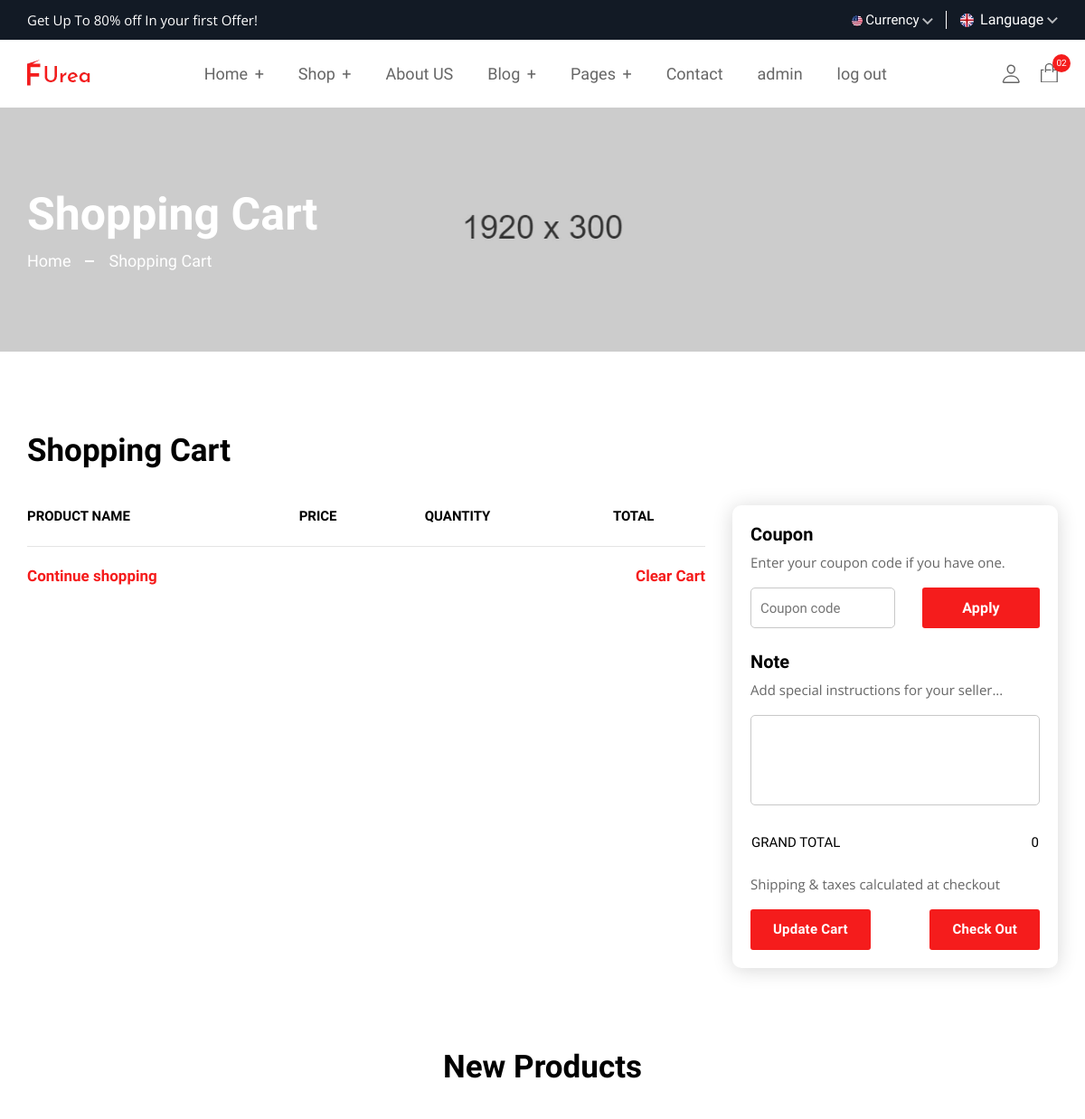
The page /shoppingCart/ (signed in, upper part) on the database as committed earlier.
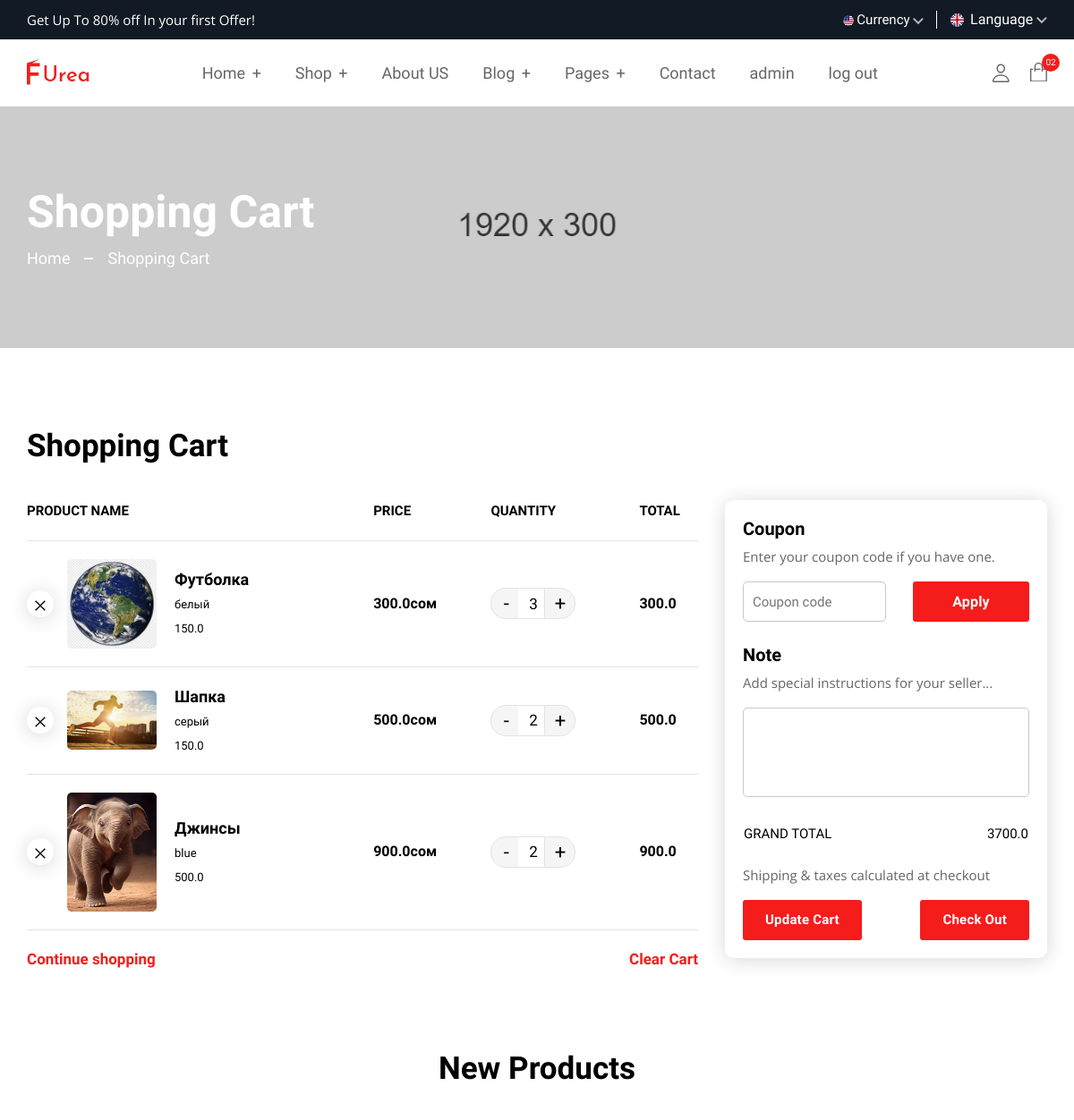
The same page on the database as committed later.
### shop_site/models.py (models this page shows)
class ShoppingCart(models.Model):
    author = models.ForeignKey(
        settings.AUTH_USER_MODEL,
        on_delete=models.CASCADE,
    )
    productObject = models.ForeignKey(Products, on_delete=models.CASCADE)
    quantity =  models.IntegerField()

class Products(models.Model):
    name = models.CharField(max_length=250)
    description = models.CharField(max_length=250)
    image = models.ImageField()
    price = models.FloatField()
    color = models.CharField(max_length=250)
    weight = models.FloatField()
    barcode = models.CharField(max_length=250)
    categoryObject = models.ForeignKey(Category, on_delete=models.CASCADE)
    brandObject = models.ForeignKey(Brands, on_delete=models.CASCADE)
    created_at = models.DateTimeField(auto_now_add=True)

### shop_site/views.py (the view)
# urls.py: path('shoppingCart/', shoppingCart, name='shoppingCart'),
def shoppingCart(request):
    if not(request.user.is_authenticated):
        return HttpResponseBadRequest('Пользователь не авторизован')
    user = request.user
    rows = ShoppingCart.objects.filter(author=user)
    totalPrice = 0
    for row in rows:
        totalPrice += row.quantity * row.productObject.price
    newProducts = Products.objects.all().order_by('created_at')[:5]
    context = {
        'rows': rows,
        'totalPrice': totalPrice,
        'newProducts': newProducts,
    }
    return render(request, 'cart.html', context)

### templates/cart.html (shortened to what the changed rows need)
{% extends 'base.html' %}
{% load static %}
{% block content %}
    <main class="main__content_wrapper">
        <section class="breadcrumb__section breadcrumb__bg">
            <div class="container-fluid">
                <div class="row row-cols-1">
                    <div class="col">
                        <div class="breadcrumb__content">
                            <h1 class="breadcrumb__content--title text-white mb-10">Shopping Cart</h1>
                        </div>
                    </div>
                </div>
            </div>
        </section>
        <section class="cart__section section--padding">
            <div class="container-fluid">
                <div class="cart__section--inner">
                    <form action="#">
                        <h2 class="cart__title mb-40">Shopping Cart</h2>
                        <div class="row">
                           <div class="col-lg-8">
                                <div class="cart__table">
                                    <table class="cart__table--inner">
                                        <thead class="cart__table--header">
                                            <tr class="cart__table--header__items">
                                                <th class="cart__table--header__list">Product name</th>
                                                <th class="cart__table--header__list">Price</th>
                                                <th class="cart__table--header__list">Quantity</th>
                                                <th class="cart__table--header__list">Total</th>
                                            </tr>
                                        </thead>
                                        <tbody class="cart__table--body">
                                            {% for row in rows %}
                                            <tr id="{{row.id}}" class="cart__table--body__items">
                                                <td class="cart__table--body__list">
                                                    <div class="cart__product d-flex align-items-center">
                                                        <button onclick="deleteShoppingCart(`{% url 'deleteShoppingCart' row.id %}`, '{{row.id}}')" class="cart__remove--btn" aria-label="search button" type="button"></button>
                                                        <div class="cart__thumbnail">
                                                            <a href="product-details.html"><img class="border-radius-5" src={{row.productObject.image.url}} alt="cart-product"></a>
                                                        </div>
                                                        <div class="cart__content">
                                                            <h4 class="cart__content--title"><a href="product-details.html">{{row.productObject.name}}</a></h4>
                                                            <span class="cart__content--variant">{{row.productObject.color}}</span>
                                                            <span class="cart__content--variant">{{row.productObject.weight}}</span>
                                                        </div>
                                                    </div>
                                                </td>
                                                <td class="cart__table--body__list">
                                                    <span id="price_{{row.id}}" class="cart__price">{{row.productObject.price}}сом</span>
                                                </td>
                                                <td class="cart__table--body__list">
                                                    <div class="quantity__box">
                                                        <button onclick="quantityChangeClick('minus','{{row.id}}', `{% url 'setShoppingCart' row.productObject.id %}`)" type="button" class="quantity__value quickview__value--quantity decrease" aria-label="quantity value" value="Decrease Value">-</button>
                                                        <label>
                                                            <input id = 'quantityChange' type="number" class="quantity__number quickview__value--number" value="{{row.quantity}}" />
                                                        </label>
                                                        <button onclick="quantityChangeClick('add','{{row.id}}', `{% url 'setShoppingCart' row.productObject.id %}`)" type="button" class="quantity__value quickview__value--quantity increase" aria-label="quantity value" value="Increase Value">+</button>
                                                    </div>
                                                </td>
                                                <td class="cart__table--body__list">
                                                    <span id="row_total_price_{{row.id}}" class="cart__price end">{{row.productObject.price}}</span>
                                                </td>
                                            </tr>
                                            {% endfor %}
                                        </tbody>
                                    </table>
                                </div>
                            </div>
                            <div class="col-lg-4">
                                <div class="cart__summary border-radius-10">
                                    <div class="cart__summary--total mb-20">
                                        <table class="cart__summary--total__table">
                                            <tbody>
                                                <tr class="cart__summary--total__list">
                                                    <td class="cart__summary--amount text-right"><a id="totalsum">{{totalPrice}}</a></td>
                                                </tr>
                                            </tbody>
                                        </table>
                                    </div>
                                </div>
                            </div>
                        </div>
                    </form>
                </div>
            </div>
        </section>
        <section class="product__section section--padding pt-0">
            <div class="container-fluid">
                <div class="section__heading text-center mb-40">
                    <h2 class="section__heading--maintitle">New Products</h2>
                </div>
            </div>
        </section>
    </main>
{% endblock %}

Rows that differ between the two databases and show on the page:
added ShoppingCart: productObject.image (picture), productObject.name "Футболка", productObject.color "белый", productObject.weight "150.0", productObject.price "300.0", quantity "3"
added ShoppingCart: productObject.image (picture), productObject.name "Шапка", productObject.color "серый", productObject.weight "150.0", productObject.price "500.0", quantity "2"
added ShoppingCart: productObject.image (picture), productObject.name "Джинсы", productObject.color "blue", productObject.weight "500.0", productObject.price "900.0", quantity "2"
Other text that changed with them:
{{ totalPrice }}: "0" → "3700.0"
